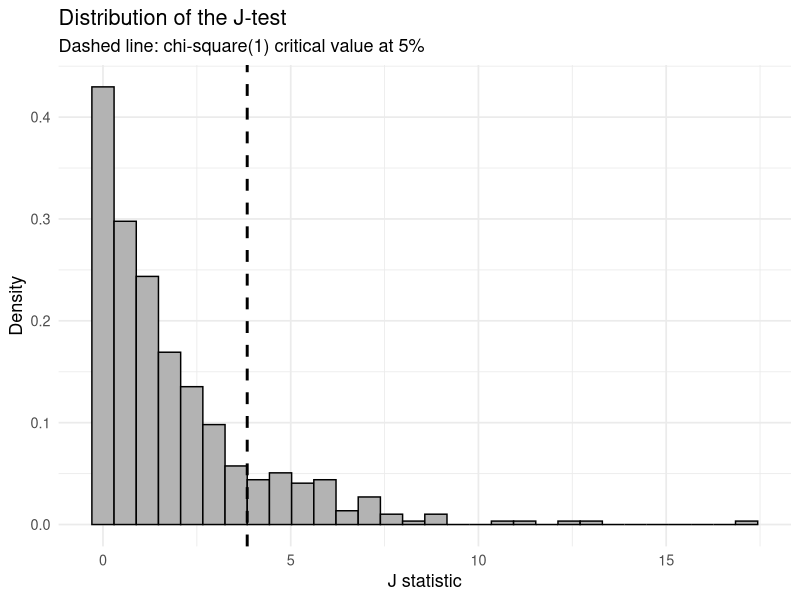

Generate this figure with R:
library(AER)
library(ggplot2)

simulate_once <- function(n = 300, beta = 1,
                          pi1 = 0.30, pi2 = 0.30,
                          ax = 0.70, aZ = 0.08, au = 0.60) {
  
  v  <- rnorm(n)
  z1_clean <- rnorm(n)
  z2_clean <- rnorm(n)
  
  # Endogenous instruments
  z1 <- z1_clean + aZ * v
  z2 <- z2_clean - aZ * v
  
  u  <- au * v + rnorm(n)
  x  <- pi1 * z1 + pi2 * z2 + ax * v + rnorm(n)
  y  <- beta * x + u
  
  fit <- ivreg(y ~ x | z1 + z2)
  diag <- summary(fit, diagnostics = TRUE)$diagnostics
  
  list(
    J  = as.numeric(diag["Sargan", "statistic"]),
    pJ = as.numeric(diag["Sargan", "p-value"])
  )
}

set.seed(123)

R <- 500
out <- replicate(R, simulate_once(), simplify = FALSE)

J_vals <- sapply(out, `[[`, "J")
df_J <- data.frame(J = J_vals)

# Degrees of freedom for J-test: q - p = 2 - 1 = 1
library(ggplot2)

# df for the J-test: q - p
q <- 3
p <- 2
df_Jtest <- q - p        # e.g. 1
crit_95  <- qchisq(0.95, df = df_Jtest)

ggplot(df_J, aes(x = J)) +
  geom_histogram(aes(y = after_stat(density)),
                 bins = 30,
                 fill = "grey70",
                 color = "black") +
  geom_vline(xintercept = crit_95,
             linetype = "dashed",
             linewidth = 1) +
  labs(
    title = "Distribution of the J-test",
    subtitle = paste0(
      "Dashed line: chi-square(", df_Jtest, ") critical value at 5%"
    ),
    x = "J statistic",
    y = "Density"
  ) +
  theme_minimal(base_size = 13)
